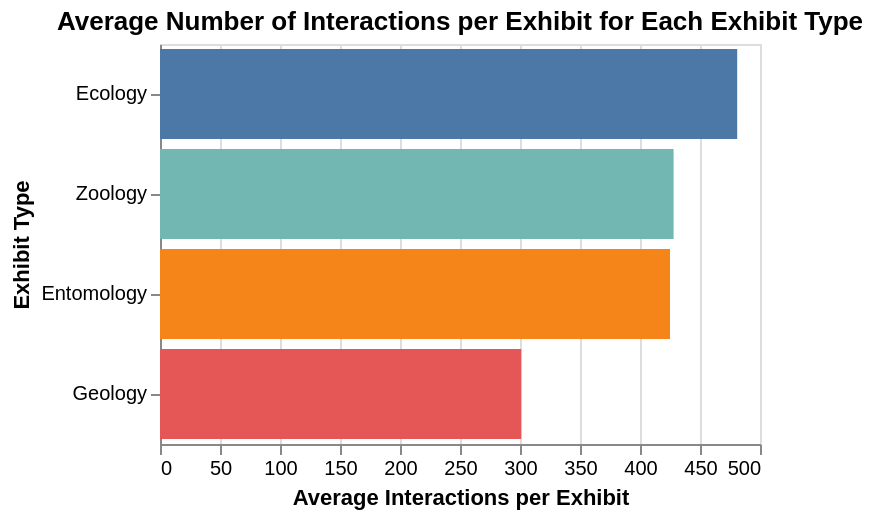

The notebook cell this image was saved under:
### Code cell
# Which exhibit types are the most popular? (interactions)
# query to get the number of button presses for each exhibit type
query = """
-- get the proportion of interactions for each exhibit type
-- we use a window function to get the total number of exhibits and then divide the number of interactions for each exhibit type by the number of exhibits of that type
SELECT d.name, COUNT(*)/count(DISTINCT(e.name)) as average_interactions
FROM kiosk_output ko
JOIN exhibit e USING(exhibit_id)
JOIN department d USING(department_id)
JOIN button b USING(button_id)
JOIN button_type bt USING(button_type_id)
WHERE bt.name = 'rating'
GROUP BY d.name
ORDER BY average_interactions DESC
;
"""
# execute the query and load the results into a pandas dataframe
df = pd.read_sql_query(query, engine)

# create a bar chart of the results
chart = alt.Chart(df).mark_bar().encode(
    x=alt.X('average_interactions:Q', title='Average Interactions per Exhibit'),
    y=alt.Y('name:N', title='Exhibit Type', sort='-x'),
    color=alt.Color('name:N', legend=None),
).properties(
    title='Average Number of Interactions per Exhibit for Each Exhibit Type',
    width=300,
    height=200,

)
# df.desc
chart.save('visualisations/average_number_of_interactions_per_exhibit_for_each_exhibit_type.png')
chart.show()

### Figure 1 — Vega-Lite specification as saved in the notebook (floating-point values rounded to 4 significant figures)
{"config": {"view": {"continuousWidth": 300, "continuousHeight": 300}}, "data": {"name": "data-519f351e9fb4435176465c00f9e01e00"}, "mark": {"type": "bar"}, "encoding": {"color": {"field": "name", "legend": null, "type": "nominal"}, "x": {"field": "average_interactions", "title": "Average Interactions per Exhibit", "type": "quantitative"}, "y": {"field": "name", "sort": "-x", "title": "Exhibit Type", "type": "nominal"}}, "height": 200, "title": "Average Number of Interactions per Exhibit for Each Exhibit Type", "width": 300, "$schema": "https://vega.github.io/schema/vega-lite/v6.4.1.json", "datasets": {"data-519f351e9fb4435176465c00f9e01e00": [{"name": "Ecology", "average_interactions": 481}, {"name": "Zoology", "average_interactions": 428}, {"name": "Entomology", "average_interactions": 425}, {"name": "Geology", "average_interactions": 301}]}}
